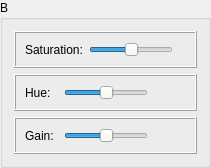
                    <widget class="QGroupBox" name="groupBox_Image_Setting_Color_Setting_Color_Matching_B">
                     <property name="title">
                      <string>B</string>
                     </property>
                     <layout class="QVBoxLayout" name="verticalLayout_25">
                      <item>
                       <widget class="QFrame" name="frame_Image_Setting_Color_Setting_Color_Matching_Saturation_B">
                        <property name="frameShape">
                         <enum>QFrame::Box</enum>
                        </property>
                        <property name="frameShadow">
                         <enum>QFrame::Raised</enum>
                        </property>
                        <layout class="QHBoxLayout" name="horizontalLayout_148">
                         <item>
                          <widget class="QLabel" name="label_Image_Setting_Color_Setting_Color_Matching_Saturation_B">
                           <property name="text">
                            <string>Saturation:</string>
                           </property>
                          </widget>
                         </item>
                         <item>
                          <widget class="QSlider" name="horizontalSlider_Image_Setting_Color_Setting_Color_Matching_Saturation_B">
                           <property name="sizePolicy">
                            <sizepolicy hsizetype="Minimum" vsizetype="Fixed">
                             <horstretch>0</horstretch>
                             <verstretch>0</verstretch>
                            </sizepolicy>
                           </property>
                           <property name="minimum">
                            <number>-50</number>
                           </property>
                           <property name="maximum">
                            <number>50</number>
                           </property>
                           <property name="pageStep">
                            <number>1</number>
                           </property>
                           <property name="value">
                            <number>0</number>
                           </property>
                           <property name="orientation">
                            <enum>Qt::Horizontal</enum>
                           </property>
                          </widget>
                         </item>
                         <item alignment="Qt::AlignHCenter">
                          <widget class="QLabel" name="label_var_Image_Setting_Color_Setting_Color_Matching_Saturation_B">
                           <property name="text">
                            <string/>
                           </property>
                          </widget>
                         </item>
                        </layout>
                       </widget>
                      </item>
                      <item>
                       <widget class="QFrame" name="frame_Image_Setting_Color_Setting_Color_Matching_Hue_B">
                        <property name="frameShape">
                         <enum>QFrame::Box</enum>
                        </property>
                        <property name="frameShadow">
                         <enum>QFrame::Raised</enum>
                        </property>
                        <layout class="QHBoxLayout" name="horizontalLayout_149">
                         <item>
                          <widget class="QLabel" name="label_Image_Setting_Color_Setting_Color_Matching_Hue_B">
                           <property name="text">
                            <string>Hue:</string>
                           </property>
                          </widget>
                         </item>
                         <item>
                          <widget class="QSlider" name="horizontalSlider_Image_Setting_Color_Setting_Color_Matching_Hue_B">
                           <property name="sizePolicy">
                            <sizepolicy hsizetype="Minimum" vsizetype="Fixed">
                             <horstretch>0</horstretch>
                             <verstretch>0</verstretch>
                            </sizepolicy>
                           </property>
                           <property name="minimum">
                            <number>-50</number>
                           </property>
                           <property name="maximum">
                            <number>50</number>
                           </property>
                           <property name="pageStep">
                            <number>1</number>
                           </property>
                           <property name="value">
                            <number>0</number>
                           </property>
                           <property name="orientation">
                            <enum>Qt::Horizontal</enum>
                           </property>
                          </widget>
                         </item>
                         <item alignment="Qt::AlignHCenter">
                          <widget class="QLabel" name="label_var_Image_Setting_Color_Setting_Color_Matching_Hue_B">
                           <property name="text">
                            <string/>
                           </property>
                          </widget>
                         </item>
                        </layout>
                       </widget>
                      </item>
                      <item>
                       <widget class="QFrame" name="frame_Image_Setting_Color_Setting_Color_Matching_Gain_B">
                        <property name="frameShape">
                         <enum>QFrame::Box</enum>
                        </property>
                        <property name="frameShadow">
                         <enum>QFrame::Raised</enum>
                        </property>
                        <layout class="QHBoxLayout" name="horizontalLayout_150">
                         <item>
                          <widget class="QLabel" name="label_Image_Setting_Color_Setting_Color_Matching_Gain_B">
                           <property name="text">
                            <string>Gain:</string>
                           </property>
                          </widget>
                         </item>
                         <item>
                          <widget class="QSlider" name="horizontalSlider_Image_Setting_Color_Setting_Color_Matching_Gain_B">
                           <property name="sizePolicy">
                            <sizepolicy hsizetype="Minimum" vsizetype="Fixed">
                             <horstretch>0</horstretch>
                             <verstretch>0</verstretch>
                            </sizepolicy>
                           </property>
                           <property name="minimum">
                            <number>-50</number>
                           </property>
                           <property name="maximum">
                            <number>50</number>
                           </property>
                           <property name="pageStep">
                            <number>1</number>
                           </property>
                           <property name="value">
                            <number>0</number>
                           </property>
                           <property name="orientation">
                            <enum>Qt::Horizontal</enum>
                           </property>
                          </widget>
                         </item>
                         <item alignment="Qt::AlignHCenter">
                          <widget class="QLabel" name="label_var_Image_Setting_Color_Setting_Color_Matching_Gain_B">
                           <property name="text">
                            <string/>
                           </property>
                          </widget>
                         </item>
                        </layout>
                       </widget>
                      </item>
                     </layout>
                    </widget>
